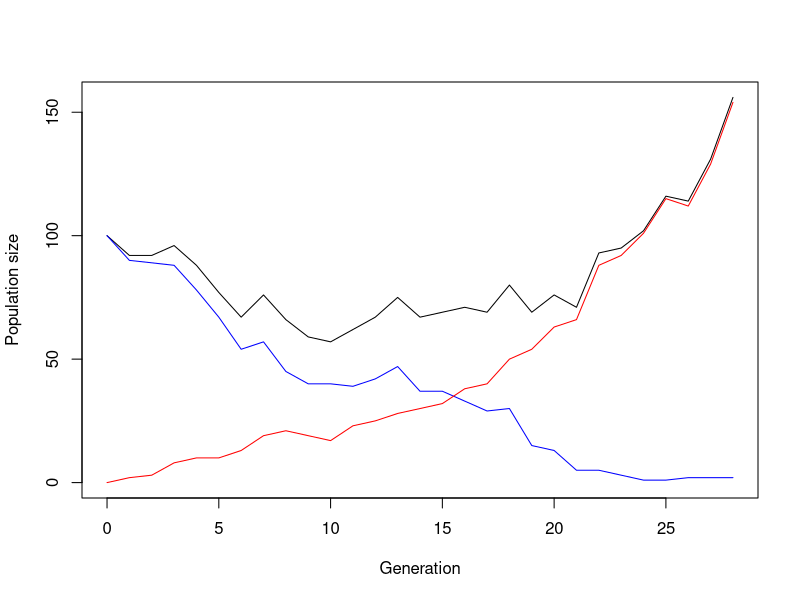

Source code (R): (Note: this script raises an error after producing the figure.)
## ---- chunk 1
simulate_one_gen <- function(N_a, N_A, decay_rate, sel_coeff, mut_rate) {
  # draw offspring according to Poisson distribution
  offsp_a <- rpois(1, N_a * (1-decay_rate))
  offsp_A <- rpois(1, N_A * (1-decay_rate+sel_coeff))
  # draw new mutants according to Poisson distribution
  mut_a_to_A <- rpois(1, offsp_a * mut_rate)
  
  # determine new population sizes of wild type and mutant
  N_a_new <- max(offsp_a - mut_a_to_A, 0)
  N_A_new <-  offsp_A + mut_a_to_A
  
  return(c(N_a_new, N_A_new))
}
# Test the function
print(simulate_one_gen(100,0,0.1,0.2,0.01))
## ---- chunk 2
simulate_pop <- function(N_init_a, N_init_A, decay_rate, sel_coeff, mut_rate, t_max) {
  # Create the vector in which to save the results
  pop_vector <- c(N_init_a, N_init_A)
  # initiate the variables
  pop_new <- c(N_init_a, N_init_A)
  
  # run the simulation until generation t_max
  for (i in 1:t_max+1) {
    # redefine the current population one generation later
    pop_new <- simulate_one_gen(pop_new[1],pop_new[2], decay_rate, sel_coeff, mut_rate)
    # add the new population sizes to the output vector
    pop_vector <- rbind(pop_vector,pop_new)
    # condition to stop the simulation before t_max: either the population exceeds 1.5 times the original population size, or it goes extinct
    if (pop_new[1]+pop_new[2]>=1.5*(N_init_a+ N_init_A) | pop_new[1]+pop_new[2]==0) break
  }
  
  # define the row and column names of the output vector
  rownames(pop_vector) <- (0:t_max)[1:length(pop_vector[,1])] # note that the vector has to be cut if the simulation stopped early
  colnames(pop_vector) <- c("a","A")
  # return the result
  return(pop_vector)	
}
# Test the function and plot the result
# set t_max to a value to be used througout
max_gen <- 1000
# create your simulation data
output <- simulate_pop(100,0,0.1,0.2,0.01,max_gen)
# show the last few lines of the data table
print(tail(output))
# plot the output - note that the plot range and the x axis have to be adjusted based on the length of the table
# determine x axis range 
x_range <- 0:(length(output[,1])-1)
# this plots the total population size
plot(x_range,output[,1]+output[,2],type='l',ylim=c(0,max(output[,1]+output[,2])),xlab = "Generation",ylab = "Population size")
# add number of wild type individuals
lines(x_range,output[,1], col="blue")
# add number of mutant individuals
lines(x_range,output[,2], col="red")
## ---- chunk 3
# set some parameters to fixed values
init_a <- 100
init_A <- 0
m_rate <- 0.001
max_gen <- 1000
# determine how often to run the simulation for each set of parameters
no_replicates <- 100

# set parameters to vary
s_values <- c(0.2,0.3,0.4)
r_values <- c(0.05,0.1,0.15)

# initialize data table - where to collect the results
data_table <- c()
# run the simulation across all chosen parameters
# loop over decay rates
for(rval in r_values){
  # loop over selection coefficients
  for(sval in s_values){
    # different way of running many simulations: make replicates using "repeat" function with a counter i
    # reset counter
    i<-1
    repeat {
      # increase counter by one
      i<-i+1
      # run the simulation once
      one_run <- simulate_pop(init_a,init_A,rval,sval,m_rate,max_gen)
      # determine total population sizes
      total_size <- one_run[,1]+one_run[,2]
      # determine minimum population size
      min_size <- min(total_size)
      # determine (first) generation at which this population size occurred
      min_gen <- as.numeric(which(total_size==min_size)[1])
      # enter the data into the table
      data_table <- rbind(data_table,c(rval,sval,min_gen,min_size)) # note that we add the varying parameters (decay rate and selection coefficient) to the table too
      # stop the repeated computation after no_replicates times
      if(i>no_replicates) break
    }
  }
}
# define column names of data table
colnames(data_table) <- c("r","s","min_gen","no_min")
# show the first lines of the output
print(head(data_table))
## ---- chunk 4
### variables and parameters for diploid population
#Variables:
#N_RR_new = Number of RR individuals (>=0)
#N_Rr_new = Number of Rr individuals (>=0)
#N_rr_new = Number of rr individuals (>=0)
#number of generations

#Parameters:
#N_RR = initial number of RR individuals(>=0)
#N_Rr = initial number of Rr individuals(>=0)
#N_rr = initial number of rr individuals(>=0)
#decay_rate = power of herbicide application to kill individuals (>0 to have potential extinction)
#sel_coeffs = selective advantage of the genotypes over others. (has to be between 0 and 1) for 0.01 = low fitness, 0,2 = intermediate fitness,  0.5 = high fitness (should be bigger than decay rate for evolutionary rescue likelyness)
#mut_rate = mutation rate (>=0)
## ---- chunk 5

# Function to simulate one generation for diploid genotypes
simulate_one_gen_diploid <- function(N_RR, N_Rr, N_rr, decay_rate, sel_coeffs, mut_rate) {

  total = N_RR + N_Rr + N_rr
  
  #mut for gametes
  total_R = N_RR *2 + N_Rr
  total_r = N_rr *2 + N_Rr
  
  mut_r_to_R <- rpois(1, total_r * mut_rate)
  
  total_R_aftermut <- max(total_R + mut_r_to_R, 0)
  total_r_aftermut <- max(total_r - mut_r_to_R, 0)
  
  freq_p <- total_R_aftermut / (2 * total)
  freq_q <- total_r_aftermut / (2 * total)
  
  
  #hardy weinberg random mating
  freq_RR <- freq_p^2
  freq_Rr <- (2 * freq_p * freq_q)
  freq_rr <- freq_q^2
  
  #return to "expected" by multiplying freq with the pops
  offspring_total <- total
  
  N_RR <- freq_RR * total
  N_Rr <- freq_Rr * total
  N_rr <- freq_rr * total

  
  # Apply decay and selection coefficients for each genotype
  offsp_RR <- rpois(1, N_RR * (1 - decay_rate + sel_coeffs[1]))
  offsp_Rr <- rpois(1, N_Rr * (1 - decay_rate + sel_coeffs[3]))
  offsp_rr <- rpois(1, N_rr * (1 - decay_rate + sel_coeffs[5]))
  

  return(c(offsp_RR, offsp_Rr, offsp_rr))
}


#test the function
print(simulate_one_gen_diploid(N_RR=0, N_Rr=0, N_rr=100, 0.1, c(0,0.1,0.2,0.1,0), 0.01))
## ---- chunk 6
simulate_pop_diploid <- function(N_RR, N_Rr, N_rr, decay_rate, sel_coeffs, mut_rate,t_max) {
  # Create the vector in which to save the results
  pop_vector <- c(N_RR, N_Rr, N_rr)
  # initiate the variables
  pop_new <- c(N_RR, N_Rr, N_rr)
  
  # run the simulation until generation t_max
  for (i in 1:t_max+1) {
    # redefine the current population one generation later
    pop_new <- simulate_one_gen_diploid(pop_new[1],pop_new[2],pop_new[3], decay_rate, sel_coeffs, mut_rate)
    # add the new population sizes to the output vector
    pop_vector <- rbind(pop_vector,pop_new)
    # condition to stop the simulation before t_max: either the population exceeds 1.5 times the original population size, or it goes extinct
    if (pop_new[1]+pop_new[2]+pop_new[3] >= 5*(init_RR + init_Rr + init_rr) | pop_new[1]+pop_new[2]+ pop_new[3]==0) break
  }
  
  # define the row and column names of the output vector
  rownames(pop_vector) <- (0:t_max)[1:length(pop_vector[,1])] # note that the vector has to be cut if the simulation stopped early
  colnames(pop_vector) <- c("RR","Rr","rr")
  # return the result
  return(pop_vector)	
}
# Test the function and plot the result
# set t_max to a value to be used througout
max_gen <- 100
# create your simulation data
#<<<<<<< Updated upstream
#output <- simulate_pop_diploid(N_RR = 100, N_Rr=100, N_rr=100, decay_rate=0.1, #sel_coeffs=0.2, mut_rate=0.1,t_max=1000)
#=======
output <- simulate_pop_diploid(N_RR = 0, N_Rr=0, N_rr=1000, decay_rate=0.175, sel_coeffs, mut_rate=0.05,max_gen)
#>>>>>>> Stashed changes
# show the last few lines of the data table
print(tail(output))
# plot the output - note that the plot range and the x axis have to be adjusted based on the length of the table
# determine x axis range 
x_range <- 0:(length(output[,1])-1)
# this plots the total population size
plot(x_range,output[,1]+output[,2]+output[,3],type='l',ylim=c(0,max(output[,1]+output[,2]+ output[,3])),xlab = "Generation",ylab = "Population size")
# add number of wild type individuals
lines(x_range,output[,1], col="blue")
# add number of mutant individuals
lines(x_range,output[,2], col="red")
lines(x_range,output[,3], col="green")
## ---- chunk 7
### variables and parameters for diploid population
#Variables:
#N_RRRR_new = Number of RRRR individuals (>=0)
#N_RRRr_new = Number of RRRr individuals (>=0)
#N_RRrr_new = Number of RRrr individuals (>=0)
#N_Rrrr_new = Number of Rrrr individuals (>=0)
#N_rrrr_new = Number of rrrr individuals (>=0)
#number of generations

#Parameters:
#N_RRRR = initial number of RRRR individuals(>=0)
#N_RRRr = initial number of RRRr individuals(>=0)
#N_RRrr = initial number of RRrr individuals(>=0)
#N_Rrrr = initial number of Rrrr individuals(>=0)
#N_rrrr = initial number of rrrr individuals(>=0)
#decay_rate = power of herbicide application to kill individuals (>0 to have potential extinction)
#sel_coeffs = selective advantage of the genotypes over others. (has to be between 0 and 1) for 0.01 = low fitness, 0,2 = intermediate fitness,  0.5 = high fitness (should be bigger than decay rate for evolutionary rescue likelyness)
#mut_rate = mutation rate (>=0)
## ---- chunk 8
# setting the selective coeff of each genotype, order of RRRR RRRr RRrr Rrrr rrrr
#sel_coeffs = c(0.01,0.5,0.8,0.5,0.01)

# Function to simulate one generation for tetraploid genotypes
simulate_one_gen_tetraploid <- function(N_RRRR_new, N_RRRr_new, N_RRrr_new, N_Rrrr_new, N_rrrr_new, decay_rate, sel_coeffs, mut_rate) {
  
    #computing total new population
  total_new <- N_RRRR_new + N_RRRr_new + N_RRrr_new + N_Rrrr_new + N_rrrr_new
  

  #calculate just the total gamete R and r 
  
  total_R <- (N_RRRR_new * 4 + N_RRRr_new * 3 + N_RRrr_new * 2 + N_Rrrr_new * 1)
  total_r <- (N_rrrr_new * 4 + N_Rrrr_new * 3 + N_RRrr_new * 2 + N_RRRr_new * 1)
  
  
  #and apply the mutation rate and then do the division
  mut_r_to_R <- rpois(1, total_r * mut_rate)
  
  total_R_aftermut <- max(total_R + mut_r_to_R, 0)
  total_r_aftermut <- max(total_r - mut_r_to_R, 0)
  
  freq_p <- total_R_aftermut / (4 * total_new)
  freq_q <- total_r_aftermut / (4 * total_new)
  
  #hardy weinberg random mating
  freq_RRRR <- (freq_p^4)
  freq_RRRr <- (4 * freq_p^3 * freq_q)
  freq_RRrr <- (6 * freq_p^2 * freq_q^2)
  freq_Rrrr <- (4 * freq_q^3 * freq_p)
  freq_rrrr <- (freq_q^4)
  
  #return to "expected" by multiplying freq with the pops
  offspring_total <- total_new
  
  N_RRRR_new <- freq_RRRR * total_new
  N_RRRr_new <- freq_RRRr * total_new
  N_RRrr_new <- freq_RRrr * total_new
  N_Rrrr_new <- freq_Rrrr * total_new
  N_rrrr_new <- freq_rrrr * total_new

  # Apply decay and selection coefficients for each genotype draw with rpois
  offsp_RRRR <- rpois(1, N_RRRR_new * (1 - decay_rate + sel_coeffs[1]))
  offsp_RRRr <- rpois(1, N_RRRr_new * (1 - decay_rate + sel_coeffs[2]))
  offsp_RRrr <- rpois(1, N_RRrr_new * (1 - decay_rate + sel_coeffs[3]))
  offsp_Rrrr <- rpois(1, N_Rrrr_new * (1 - decay_rate + sel_coeffs[4]))
  offsp_rrrr <- rpois(1, N_rrrr_new * (1 - decay_rate + sel_coeffs[5]))
  
return(c(offsp_RRRR, offsp_RRRr, offsp_RRrr, offsp_Rrrr, offsp_rrrr))
  
}

# setting the numbers of the initial population
Init_RRRR = 100
Init_RRRr = 100
Init_RRrr = 100
Init_Rrrr = 100
Init_rrrr = 100

# test the function
print(simulate_one_gen_tetraploid(Init_RRRR, Init_RRRr, Init_RRrr, Init_Rrrr, Init_rrrr, 0.01, sel_coeffs, 0.01))
## ---- chunk 9
# Function to simulate multiple generations for tetraploid genotypes
simulate_pop_tetraploid <- function(N_init_RRRR, N_init_RRRr, N_init_RRrr, N_init_Rrrr, N_init_rrrr, decay_rate, sel_coeffs, mut_rate, t_max) {
  
#  #call sell_coeffs from the table
#  for (i in 1:nrow(sel_coeffs_table)) {
#  sel_coeffs <- sel_coeffs_table[i, ]
#  }
  
  # Create a matrix to save population results
  pop_matrix <- matrix(NA, nrow = t_max + 1, ncol = 5)
  colnames(pop_matrix) <- c("RRRR", "RRRr", "RRrr", "Rrrr", "rrrr")
  pop_matrix[1,] <- c(N_init_RRRR, N_init_RRRr, N_init_RRrr, N_init_Rrrr, N_init_rrrr)
  
  # Initialize the population for the first generation
  pop_current <- c(N_init_RRRR, N_init_RRRr, N_init_RRrr, N_init_Rrrr, N_init_rrrr)
  
  # Run the simulation for t_max generations
  for (t in 1:t_max) {
    pop_next <- simulate_one_gen_tetraploid(pop_current[1], pop_current[2], pop_current[3], pop_current[4], pop_current[5], decay_rate, sel_coeffs, mut_rate)
    pop_matrix[t + 1,] <- pop_next
    pop_current <- pop_next
    
    # Early stop condition: if population drops to zero or exceeds a threshold
    if (sum(pop_next) == 0 || sum(pop_next) >= 1000 * sum(pop_matrix[1,])) {
      break
    }
  }
  
  return(pop_matrix)
}

# Parameters
decay_rate <- 0.175
#different s sel coeffs
#s = 0.1 low


mut_rate <- 0.08
t_max <- 100

# Initial population sizes for each genotype
N_init_RRRR <- 0
N_init_RRRr <- 0
N_init_RRrr <- 0
N_init_Rrrr <- 0
N_init_rrrr <- 1000

# Run the simulation and store the output
pop_result <- simulate_pop_tetraploid(N_init_RRRR, N_init_RRRr, N_init_RRrr, N_init_Rrrr, N_init_rrrr, decay_rate, sel_coeffs, mut_rate, t_max)

print(pop_result)

# Plot the results
x_range <- 0:(nrow(pop_result) - 1)
plot(x_range, rowSums(pop_result), type='l', ylim=c(0, max(rowSums(pop_result))), xlab="Generation", ylab="Population Size", col="black")
lines(x_range, pop_result[,1], col="blue", lty=1)  # RRRR
lines(x_range, pop_result[,2], col="red", lty=2)   # RRRr
lines(x_range, pop_result[,3], col="green", lty=3) # RRrr
lines(x_range, pop_result[,4], col="purple", lty=4)# Rrrr
lines(x_range, pop_result[,5], col="orange", lty=5)# rrrr

legend("topright", legend=c("RRRR", "RRRr", "RRrr", "Rrrr", "rrrr"), col=c("blue", "red", "green", "purple", "orange"), lty=1:5)
## ---- chunk 10
create_sel_coeffs <- function(s_number, biggest_S, inc) {
  
 sel_coeffs_table <- matrix(0, nrow = s_number + 1, ncol = 5)
  colnames(sel_coeffs_table) <- c("sc_low", "sc_medium", "sc_high", "sc_medium", "sc_low")
  s <- 0.15
  sc_current <- c(0,s/2, s ,s/2, 0)
  # Run the table creation
  for (i in 1:s_number + 1) {
    sc_next <- c(0,s/2, s ,s/2, 0)
    sel_coeffs_table[i,] <- sc_next
    sc_current <- sc_next
    
    #growing s by increment(inc) we set until it's too big
    if (s <= biggest_S) {
      s <- (s + inc)
      }
   }
  return(sel_coeffs_table)
   }

print(create_sel_coeffs(s_number = 20, biggest_S = 3, inc = 0.05))

#create the table to use later
seltable <- create_sel_coeffs(s_number = 20, biggest_S = 3, inc = 0.05)
print(seltable[3,])

#the down you go in the table the more heterozygote advantage you have.
## ---- chunk 11
# set some parameters to fixed values
init_RRRR <- 0
init_RRRr <- 0
init_RRrr <- 0
init_Rrrr <- 0
init_rrrr <- 250
m_rate <- 0.01
max_gen <- 100
decay_rate <- 0.155
# determine how often to run the simulation for each set of parameters
replicates <- 50

#call the seltable here.
seltable <- create_sel_coeffs(s_number = 42, biggest_S = 3, inc = 0.005)

print(seltable)

# initialize vector - where to collect the probablitys
pr <- numeric(nrow(seltable))
# run the simulation across all chosen parameters
# loop over sel coefs tetraploid
for(i in 1:nrow(seltable)){
  # loop over selection coefficients
    sel_coeffs <- seltable[i, ]
    j<-1
    success <- 0
    repeat {
      j <- j+1
      # increase counter by one
    
      # run the simulation once
      first_run <- simulate_pop_tetraploid(init_RRRR, init_RRRr, init_RRrr, init_Rrrr, init_rrrr, decay_rate, sel_coeffs, mut_rate, max_gen)
      
      #complete cases to not take N/As we generated to fill the matrix
      first_run_with_numbers <- first_run[complete.cases(first_run),]

      #calculating total population size in the end
    total_pop_in_the_end <- sum(as.numeric(first_run_with_numbers[nrow(first_run_with_numbers),]))
    
       # determine if the population survived
      if(total_pop_in_the_end != 0) {
        success <- success + 1
      }
        pr[i] = success/replicates
        
        if(j>=replicates) break
      
    }
}

print(pr)


init_RR = 0
init_Rr = 0
init_rr = 250

pr_diploid <- numeric(nrow(seltable))
replicates_diploid <- 50
for(k in 1:nrow(seltable)){
  # loop over selection coefficients
    sel_coeffs <- seltable[k, ]
    l<-1
    success_diploid <- 0
    repeat {
      l <- l+1
      # increase counter by one
      # run the simulation once
      first_run_diploid <- simulate_pop_diploid(init_RR, init_Rr, init_rr, decay_rate, sel_coeffs, mut_rate, max_gen)
      
      #complete cases to not take N/As we generated to fill the matrix
      first_run_with_numbers_diploid <- first_run_diploid[complete.cases(first_run_diploid),]

      #calculating total population size in the end
    total_pop_in_the_end_diploid <- sum(as.numeric(first_run_with_numbers_diploid[nrow(first_run_with_numbers_diploid),]))
    
       # determine if the population survived
      if(total_pop_in_the_end_diploid != 0) {
        success_diploid <- success_diploid + 1
      }
        pr_diploid[k] = success_diploid/replicates_diploid
        if(l>=replicates_diploid) break
      
    }
}


plot(pr * 100, type = "b", col = "blue", pch = 15, xlab = "Heterozygote Advantage",
     ylab = "Success Rate(%)", main = "Tetraploid", ylim = c(0, 100), las = 1)

plot(pr_diploid * 100, type = "b", col = "red", pch = 15, xlab = "Heterozygote Advantage",
     ylab = "Success Rate(%)", main = "Diploid", ylim = c(0, 100), las = 1)

# Plot the success rate (pr) against heterozygote advantage
plot(pr * 100, type = "b", col = "blue", pch = 15, xlab = "Heterozygote Advantage",
     ylab = "Success Rate(%)", main = "Tetraploid vs Diploid", ylim = c(0, 100), las = 1)

# Add diploid success rate to the same plot
lines(pr_diploid * 100, type = "b", col = "red", pch = 16, lty = 2)

x_values <- (seltable[, 3] * 10)
axis(1, at = 1:length(x_values), labels = round(x_values, 1)) # Use rounded values from 3rd column

# Add gridlines for better readability
grid()

# Add legend
legend("bottomright", legend=c("Tetraploid", "Diploid"), col=c("blue", "red"), pch=c(15, 16), lty=c(1, 2))


